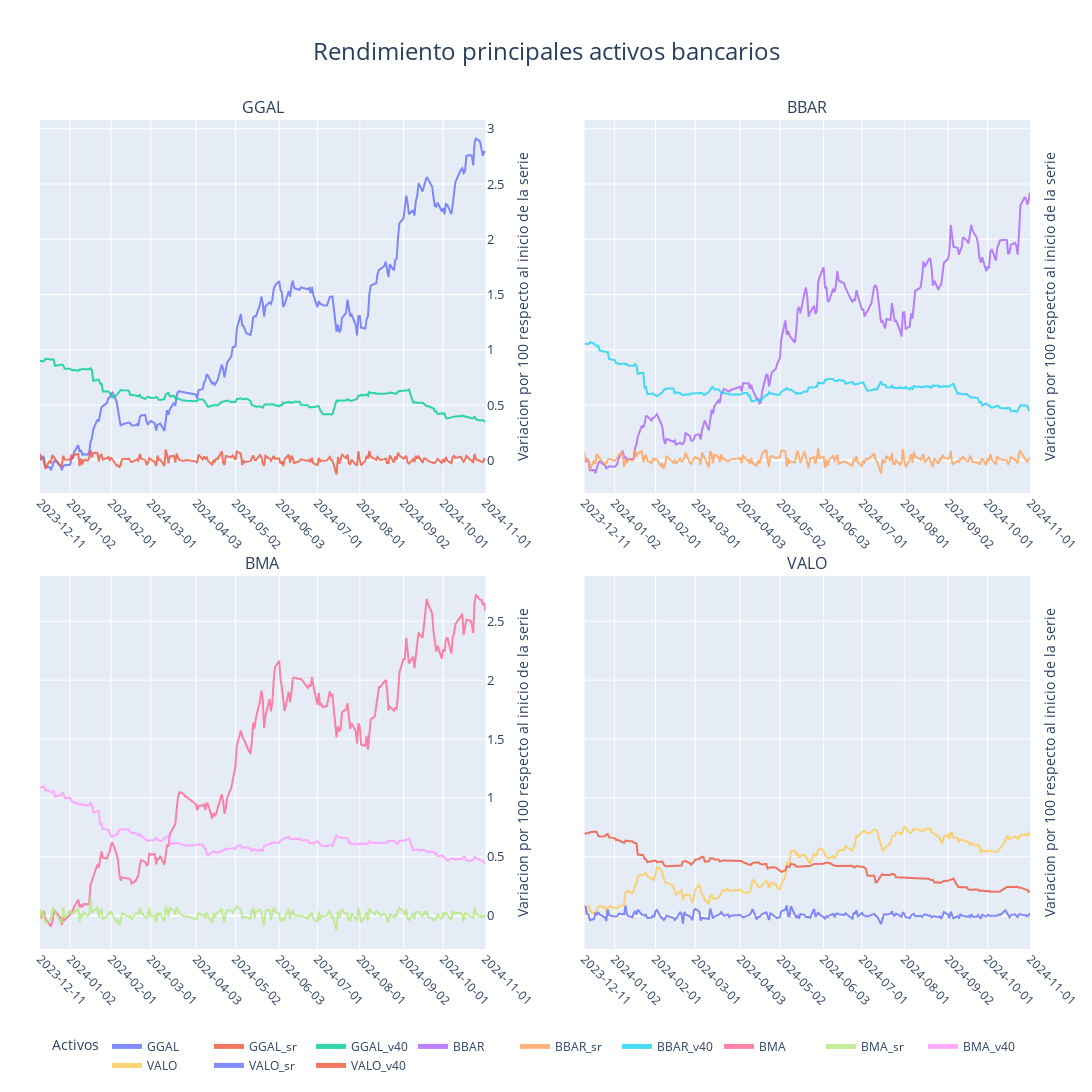

The code cell stored with this chart in its notebook:
### Code cell
# Crear la cuadrícula de subgráficos: 2 filas x 2 columnas
fig = make_subplots(
	rows=2, cols=2, 
	shared_xaxes=False,  # Ejes x compartidos
	shared_yaxes=True,  # Ejes y compartidos
	vertical_spacing=0.1,  # Espacio vertical entre subgráficos
	horizontal_spacing=0.1,  # Espacio horizontal entre subgráficos
	subplot_titles=("GGAL", "BBAR", "BMA", "VALO")  # Títulos de cada subgráfico
)

# Añadir el primer gráfico (Scatter) en la posición (1,1)
for col in series_graf_2.columns[1:4]:
	fig.add_trace(go.Scatter(
		x=series_graf_2.index,
		y=series_graf_2[col],
		mode='lines',
		#line=dict(color='blue', width=3, dash='dash'),
		line=dict(width=2),
		opacity=0.8,
		name=col),
		row=1, col=1
	)

# Añadir el segundo gráfico en la posición (1,2)
for col in series_graf_2.columns[4:7]:
	fig.add_trace(go.Scatter(
		x=series_graf_2.index,
		y=series_graf_2[col],
		mode='lines',
		#line=dict(color='blue', width=3, dash='dash'),
		line=dict(width=2),
		opacity=0.8,
		name=col),
		row=1, col=2
	)

# Añadir el tercer gráfico en la posición (2,1)
for col in series_graf_2.columns[7:10]:
	fig.add_trace(go.Scatter(
		x=series_graf_2.index,
		y=series_graf_2[col],
		mode='lines',
		#line=dict(color='blue', width=3, dash='dash'),
		line=dict(width=2),
		opacity=0.8,
		name=col),
		row=2, col=1
	)

# Añadir el cuarto gráfico en la posición (2,2)
for col in series_graf_2.columns[10:13]:
	fig.add_trace(go.Scatter(
		x=series_graf_2.index,
		y=series_graf_2[col],
		mode='lines',
		#line=dict(color='blue', width=3, dash='dash'),
		line=dict(width=2),
		opacity=0.8,
		name=col),
		row=2, col=2
	)

fig.update_layout(
	width=1100, 
	height=1400,
	title=dict(text='Rendimiento principales activos bancarios', x=0.5, y=0.97, font=dict(size=24), pad=dict(t=10)),
	#annotations=[
	#    dict(
	#        text=eje_x_titulo,
	#        x=0.5,                  # Centrado horizontalmente
	#        y=-0.09,                 # Debajo de los subgráficos
	#        xref="paper",           # Usa las coordenadas del layout global
	#        yref="paper",
	#        font=dict(size=16)      # Tamaño de la fuente del título
	#    )
	#],

	#xaxis=dict(
	#	title=dict(
	#		text=eje_x_titulo,
	#		font=dict(size=12),
	#		standoff=15
	#	),
	#	tickangle=45, tickfont=dict(size=12), tickvals=eje_x_etiquetas, ticktext=eje_x_etiquetas
	#),
	#xaxis=dict(tickangle=45, tickfont=dict(size=12), tickvals=eje_x_etiquetas, ticktext=eje_x_etiquetas
	#),

	yaxis=dict(
		title=dict(
			text='Variacion por 100 respecto al inicio de la serie', 
			font=dict(size=12),
			standoff=20
		),
		type='linear', side='right', tickfont=dict(size=13)
	),
	legend=dict(
		title='Activos',
		bgcolor='rgba(255, 255, 255, 0.5)',
		orientation="h",      # Orientación horizontal
		x=0.5,                # Centrada horizontalmente
		xanchor="center",
		y=-0.10,               # Ubicada debajo de los subgráficos
		yanchor="top",
		#title_text=None,      # Sin título
		traceorder="normal",
		itemsizing="constant",
		font=dict(size=12),
		tracegroupgap=0,      # Ajusta el espaciado entre grupos
	),
	legend_tracegroupgap=20,
	margin=dict(l=40, r=60, t=120, b=100)
)

# Configuración de ejes personalizados
#fig.update_xaxes(title_text="Eje X (común)", row=2, col=1)

# Aplicar las mismas etiquetas de valores en el eje x a todos los subgráficos
for i in range(1, 3): # Para filas 1 y 2
	for j in range(1, 3): # Para columnas 1 y 2
		fig.update_xaxes(
			tickangle=45, 
			tickfont=dict(size=12),
			tickvals=eje_x_etiquetas,           # Define los valores del eje x
			ticktext=eje_x_etiquetas,      # Define las etiquetas personalizadas para estos valores
			row=i, col=j
		)

#fig.update_xaxes(title_text="Eje X (común)", row=1, col=1)
#fig.update_yaxes(title_text="Variacion por 100", row=1, col=1)

for i in range(1, 3): # Para filas 1 y 2
	for j in range(1, 3): # Para columnas 1 y 2
		fig.update_yaxes(
			#tickangle=45, 
			#tickfont=dict(size=12),
			#tickvals=eje_x_etiquetas,           # Define los valores del eje x
			#ticktext=eje_x_etiquetas,      # Define las etiquetas personalizadas para estos valores
			#row=i, col=j,

			title=dict(
				text='Variacion por 100 respecto al inicio de la serie', font=dict(size=14), standoff=15
				), type='linear', side='right', tickfont=dict(size=13),	row=i, col=j
		)

#fig.update_yaxes(title=dict(
#	text='Variacion por 100 respecto al inicio de la serie', font=dict(size=14), standoff=15
#	), type='linear', side='right', tickfont=dict(size=13),	row=1, col=1)
#fig.update_yaxes(title=dict(
#	text='Variacion por 100 respecto al inicio de la serie', font=dict(size=14), standoff=15
#	), type='linear', side='right', tickfont=dict(size=13),	row=1, col=2)
#fig.update_yaxes(title=dict(
#	text='Variacion por 100 respecto al inicio de la serie', font=dict(size=14), standoff=15
#	), type='linear', side='right', tickfont=dict(size=13),	row=2, col=1)
#fig.update_yaxes(title=dict(
#	text='Variacion por 100 respecto al inicio de la serie', font=dict(size=14), standoff=15
#	), type='linear', side='right', tickfont=dict(size=13),	row=2, col=2)
#fig.update_yaxes(title_text="Eje Y (Serie 2)", row=1, col=2)
#fig.update_yaxes(title_text="Eje Y (Serie 3)", row=2, col=1)
#fig.update_yaxes(title_text="Eje Y (Serie 4)", row=2, col=2)
#showlegend=True


fig.show()

### Figure 1 — Plotly figure (JSON) as saved in the notebook; plotly's stock layout.template omitted (floating-point values rounded to 4 significant figures; data arrays with more than 128 entries replaced by an {"elided": "..."} marker saying what was removed)
{"data": [{"line": {"width": 2}, "mode": "lines", "name": "GGAL", "opacity": 0.8, "type": "scatter", "x": {"elided": "221 str values"}, "xaxis": "x", "y": {"elided": "221 float values"}, "yaxis": "y"}, {"line": {"width": 2}, "mode": "lines", "name": "GGAL_sr", "opacity": 0.8, "type": "scatter", "x": {"elided": "221 str values"}, "xaxis": "x", "y": {"elided": "221 float values"}, "yaxis": "y"}, {"line": {"width": 2}, "mode": "lines", "name": "GGAL_v40", "opacity": 0.8, "type": "scatter", "x": {"elided": "221 str values"}, "xaxis": "x", "y": {"elided": "221 float values"}, "yaxis": "y"}, {"line": {"width": 2}, "mode": "lines", "name": "BBAR", "opacity": 0.8, "type": "scatter", "x": {"elided": "221 str values"}, "xaxis": "x2", "y": {"elided": "221 float values"}, "yaxis": "y2"}, {"line": {"width": 2}, "mode": "lines", "name": "BBAR_sr", "opacity": 0.8, "type": "scatter", "x": {"elided": "221 str values"}, "xaxis": "x2", "y": {"elided": "221 float values"}, "yaxis": "y2"}, {"line": {"width": 2}, "mode": "lines", "name": "BBAR_v40", "opacity": 0.8, "type": "scatter", "x": {"elided": "221 str values"}, "xaxis": "x2", "y": {"elided": "221 float values"}, "yaxis": "y2"}, {"line": {"width": 2}, "mode": "lines", "name": "BMA", "opacity": 0.8, "type": "scatter", "x": {"elided": "221 str values"}, "xaxis": "x3", "y": {"elided": "221 float values"}, "yaxis": "y3"}, {"line": {"width": 2}, "mode": "lines", "name": "BMA_sr", "opacity": 0.8, "type": "scatter", "x": {"elided": "221 str values"}, "xaxis": "x3", "y": {"elided": "221 float values"}, "yaxis": "y3"}, {"line": {"width": 2}, "mode": "lines", "name": "BMA_v40", "opacity": 0.8, "type": "scatter", "x": {"elided": "221 str values"}, "xaxis": "x3", "y": {"elided": "221 float values"}, "yaxis": "y3"}, {"line": {"width": 2}, "mode": "lines", "name": "VALO", "opacity": 0.8, "type": "scatter", "x": {"elided": "221 str values"}, "xaxis": "x4", "y": {"elided": "221 float values"}, "yaxis": "y4"}, {"line": {"width": 2}, "mode": "lines", "name": "VALO_sr", "opacity": 0.8, "type": "scatter", "x": {"elided": "221 str values"}, "xaxis": "x4", "y": {"elided": "221 float values"}, "yaxis": "y4"}, {"line": {"width": 2}, "mode": "lines", "name": "VALO_v40", "opacity": 0.8, "type": "scatter", "x": {"elided": "221 str values"}, "xaxis": "x4", "y": {"elided": "221 float values"}, "yaxis": "y4"}], "layout": {"annotations": [{"font": {"size": 16}, "showarrow": false, "text": "GGAL", "x": 0.225, "xanchor": "center", "xref": "paper", "y": 1, "yanchor": "bottom", "yref": "paper"}, {"font": {"size": 16}, "showarrow": false, "text": "BBAR", "x": 0.775, "xanchor": "center", "xref": "paper", "y": 1, "yanchor": "bottom", "yref": "paper"}, {"font": {"size": 16}, "showarrow": false, "text": "BMA", "x": 0.225, "xanchor": "center", "xref": "paper", "y": 0.45, "yanchor": "bottom", "yref": "paper"}, {"font": {"size": 16}, "showarrow": false, "text": "VALO", "x": 0.775, "xanchor": "center", "xref": "paper", "y": 0.45, "yanchor": "bottom", "yref": "paper"}], "height": 1400, "legend": {"bgcolor": "rgba(255, 255, 255, 0.5)", "font": {"size": 12}, "itemsizing": "constant", "orientation": "h", "title": {"text": "Activos"}, "tracegroupgap": 20, "traceorder": "normal", "x": 0.5, "xanchor": "center", "y": -0.1, "yanchor": "top"}, "margin": {"b": 100, "l": 40, "r": 60, "t": 120}, "title": {"font": {"size": 24}, "pad": {"t": 10}, "text": "Rendimiento principales activos bancarios", "x": 0.5, "y": 0.97}, "width": 1100, "xaxis": {"anchor": "y", "domain": [0, 0.45], "tickangle": 45, "tickfont": {"size": 12}, "ticktext": ["2023-12-11", "2024-01-02", "2024-02-01", "2024-03-01", "2024-04-03", "2024-05-02", "2024-06-03", "2024-07-01", "2024-08-01", "2024-09-02", "2024-10-01", "2024-11-01"], "tickvals": ["2023-12-11", "2024-01-02", "2024-02-01", "2024-03-01", "2024-04-03", "2024-05-02", "2024-06-03", "2024-07-01", "2024-08-01", "2024-09-02", "2024-10-01", "2024-11-01"]}, "xaxis2": {"anchor": "y2", "domain": [0.55, 1], "tickangle": 45, "tickfont": {"size": 12}, "ticktext": ["2023-12-11", "2024-01-02", "2024-02-01", "2024-03-01", "2024-04-03", "2024-05-02", "2024-06-03", "2024-07-01", "2024-08-01", "2024-09-02", "2024-10-01", "2024-11-01"], "tickvals": ["2023-12-11", "2024-01-02", "2024-02-01", "2024-03-01", "2024-04-03", "2024-05-02", "2024-06-03", "2024-07-01", "2024-08-01", "2024-09-02", "2024-10-01", "2024-11-01"]}, "xaxis3": {"anchor": "y3", "domain": [0, 0.45], "tickangle": 45, "tickfont": {"size": 12}, "ticktext": ["2023-12-11", "2024-01-02", "2024-02-01", "2024-03-01", "2024-04-03", "2024-05-02", "2024-06-03", "2024-07-01", "2024-08-01", "2024-09-02", "2024-10-01", "2024-11-01"], "tickvals": ["2023-12-11", "2024-01-02", "2024-02-01", "2024-03-01", "2024-04-03", "2024-05-02", "2024-06-03", "2024-07-01", "2024-08-01", "2024-09-02", "2024-10-01", "2024-11-01"]}, "xaxis4": {"anchor": "y4", "domain": [0.55, 1], "tickangle": 45, "tickfont": {"size": 12}, "ticktext": ["2023-12-11", "2024-01-02", "2024-02-01", "2024-03-01", "2024-04-03", "2024-05-02", "2024-06-03", "2024-07-01", "2024-08-01", "2024-09-02", "2024-10-01", "2024-11-01"], "tickvals": ["2023-12-11", "2024-01-02", "2024-02-01", "2024-03-01", "2024-04-03", "2024-05-02", "2024-06-03", "2024-07-01", "2024-08-01", "2024-09-02", "2024-10-01", "2024-11-01"]}, "yaxis": {"anchor": "x", "domain": [0.55, 1], "side": "right", "tickfont": {"size": 13}, "title": {"font": {"size": 14}, "standoff": 15, "text": "Variacion por 100 respecto al inicio de la serie"}, "type": "linear"}, "yaxis2": {"anchor": "x2", "domain": [0.55, 1], "matches": "y", "showticklabels": false, "side": "right", "tickfont": {"size": 13}, "title": {"font": {"size": 14}, "standoff": 15, "text": "Variacion por 100 respecto al inicio de la serie"}, "type": "linear"}, "yaxis3": {"anchor": "x3", "domain": [0, 0.45], "side": "right", "tickfont": {"size": 13}, "title": {"font": {"size": 14}, "standoff": 15, "text": "Variacion por 100 respecto al inicio de la serie"}, "type": "linear"}, "yaxis4": {"anchor": "x4", "domain": [0, 0.45], "matches": "y3", "showticklabels": false, "side": "right", "tickfont": {"size": 13}, "title": {"font": {"size": 14}, "standoff": 15, "text": "Variacion por 100 respecto al inicio de la serie"}, "type": "linear"}}}
